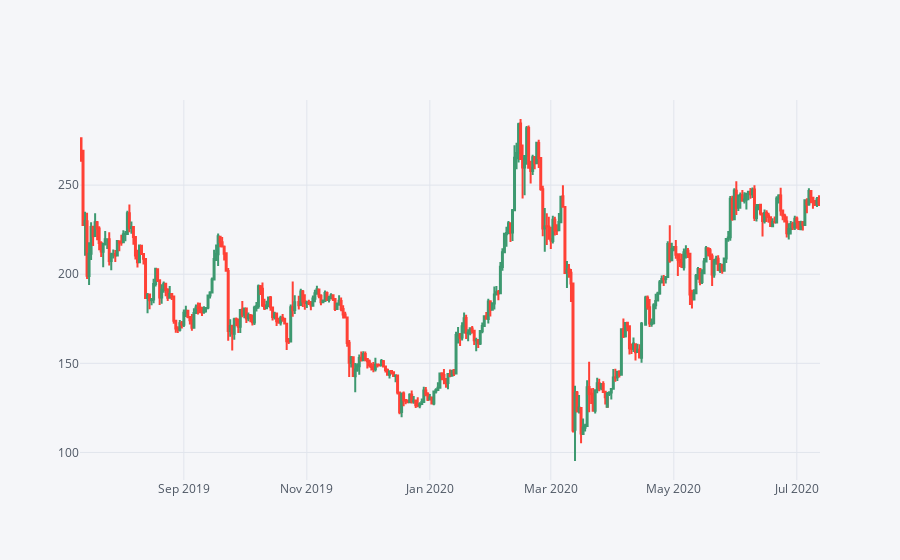

This figure's notebook cell:
### Code cell
#Candle stick Graph
df0 = df[['Open','High','Low','Close']].loc['2019-07-12':'2020-07-12']
df0.iplot(kind='candle')

### Figure 1 — Plotly figure (JSON) as saved in the notebook; plotly's stock layout.template omitted (floating-point values rounded to 4 significant figures; data arrays with more than 128 entries replaced by an {"elided": "..."} marker saying what was removed)
{"data": [{"close": {"elided": "366 float values"}, "high": {"elided": "366 float values"}, "low": {"elided": "366 float values"}, "open": {"elided": "366 float values"}, "showlegend": false, "type": "candlestick", "x": {"elided": "366 str values"}, "yaxis": "y2"}], "layout": {"legend": {"bgcolor": "#F5F6F9", "font": {"color": "#4D5663"}}, "paper_bgcolor": "#F5F6F9", "plot_bgcolor": "#F5F6F9", "title": {"font": {"color": "#4D5663"}}, "xaxis": {"gridcolor": "#E1E5ED", "rangeslider": {"visible": false}, "showgrid": true, "tickfont": {"color": "#4D5663"}, "title": {"font": {"color": "#4D5663"}, "text": ""}, "zerolinecolor": "#E1E5ED"}, "yaxis": {"gridcolor": "#E1E5ED", "showgrid": true, "showticklabels": false, "tickfont": {"color": "#4D5663"}, "title": {"font": {"color": "#4D5663"}, "text": ""}, "zerolinecolor": "#E1E5ED"}, "yaxis2": {"gridcolor": "#E1E5ED", "showgrid": true, "tickfont": {"color": "#4D5663"}, "title": {"font": {"color": "#4D5663"}, "text": ""}, "zerolinecolor": "#E1E5ED"}}}
